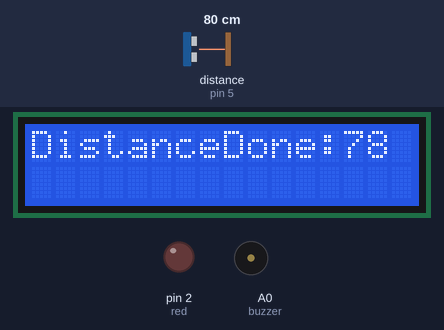
A sketch run on a simulated Arduino Uno, built with avr-gcc and run on an emulated ATmega328P. Parts: 16×2 character LCD, output pins drawn as LEDs (lit = HIGH), buzzer (waves = sounding, pin HIGH). Wiring (inferred from the names in the program): ultrasonic range finder: trigger pin 6; echo pin 5. The test bench sets the inputs (shaded band); at power-on: distance to the obstacle (sensor on pin 5) 80 cm. The echo pulse lasts 58.3 µs per cm; pins used as bus, display or sensor lines are not drawn; what the sketch prints to the serial monitor is not drawn.

Above: at 1.2 s.
1.3 s: distance to the obstacle (sensor on pin 5) set to 6 cm
At 2.5 s:
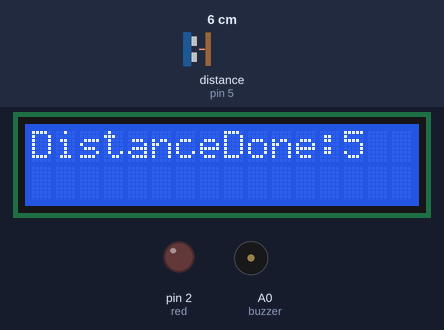
2.8 s: distance to the obstacle (sensor on pin 5) set to 3 cm
At 3.2 s:
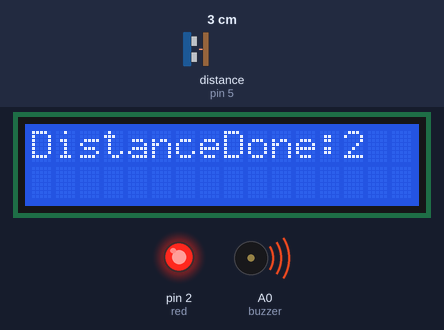
4.3 s: distance to the obstacle (sensor on pin 5) set to 4 cm
At 5.1 s:
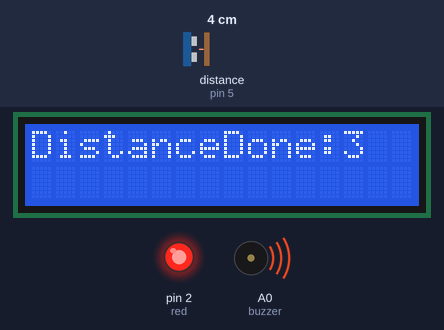
7.3 s: distance to the obstacle (sensor on pin 5) set to 35 cm
At 8.2 s:
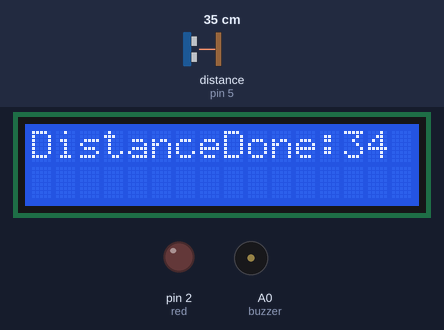
10.3 s: distance to the obstacle (sensor on pin 5) set to 4 cm
At 10.9 s:
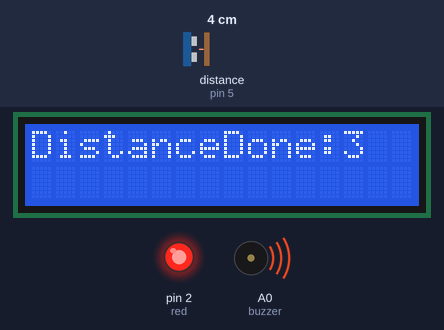
13.3 s: distance to the obstacle (sensor on pin 5) set to 60 cm
At 14.1 s:
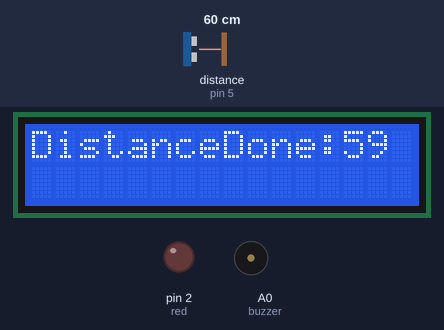
Timing chart, 0 to 16.3 s (numbered marks = the images above; inputs shaded):
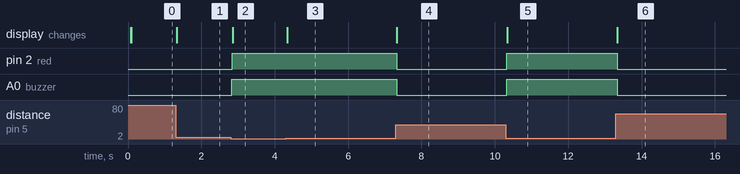

The sketch:

Water_level_detector.ino
```cpp
#include <LiquidCrystal.h>
//#define echoPin 11 // attach pin D2 Arduino to pin Echo of HC-SR04
//#define trigPin 12 //attach pin D3 Arduino to pin Trig of HC-SR04

const int echoPin = 5;
const int trigPin = 6;
// defines variables
long duration; // variable for the duration of sound wave travel

int buzzer = A0;//the pin of the active buzzer
int red = 2;
int distance; // variable for the distance measurement
LiquidCrystal lcd(8, 9, 10, 11, 12, 13);

void setup() {
  pinMode(trigPin, OUTPUT); // Sets the trigPin as an OUTPUT
  pinMode(echoPin, INPUT); // Sets the echoPin as an INPUT
  Serial.begin(9600); // // Serial Communication is starting with 9600 of baudrate speed
  Serial.println("Ultrasonic Sensor HC-SR04 Test"); // print some text in Serial Monitor
  Serial.println("with Arduino UNO R3");

  pinMode(buzzer,OUTPUT);//initialize the buzzer pin as an output
  pinMode(red, OUTPUT);
  lcd.begin(16, 2);
  lcd.print("DistanceComplted");
}
void loop() {
  // Clears the trigPin condition
  digitalWrite(trigPin, LOW);
  delayMicroseconds(2);

  // Sets the trigPin HIGH (ACTIVE) for 10 microseconds
  digitalWrite(trigPin, HIGH);
  delayMicroseconds(10);
  digitalWrite(trigPin, LOW);


  // Reads the echoPin, returns the sound wave travel time in microseconds
  duration = pulseIn(echoPin, HIGH);
  // Calculating the distance
  distance = duration * 0.034 / 2; // Speed of sound wave divided by 2 (go and back)
  // Displays the distance on the Serial Monitor
  Serial.print("Distance: ");
  Serial.print(distance);
  Serial.println(" cm");
  lcd.setCursor(0, 1);
  lcd.clear();
  lcd.print(String("DistanceDone:")+String(distance));
  if(distance<=3){
    digitalWrite(buzzer,HIGH);
    delay(10);
    digitalWrite(red, HIGH);
    delay(10);
    }

  else if(distance > 3)
  {
     digitalWrite(buzzer,LOW);
     digitalWrite(red, LOW);
   }
}
```

Measured:
- the behaviour switches between 5 and 4 cm on distance to the obstacle (sensor on pin 5) (found by bisection; images 1 and 2)
- after the input at 1.3 s, the display: changes at once (image 1)
- after the input at 2.8 s, pin 2 (red), A0 (buzzer): LOW → HIGH at once; the display: changes after 0.05 s (image 2)
- after the input at 4.3 s, the display: changes at once (image 3)
- after the input at 7.3 s, pin 2 (red), A0 (buzzer): HIGH → LOW at once; the display: changes at once (image 4)
- after the input at 10.3 s, pin 2 (red), A0 (buzzer): LOW → HIGH at once; the display: changes at once (image 5)
- after the input at 13.3 s, pin 2 (red), A0 (buzzer): HIGH → LOW at once; the display: changes at once (image 6)
